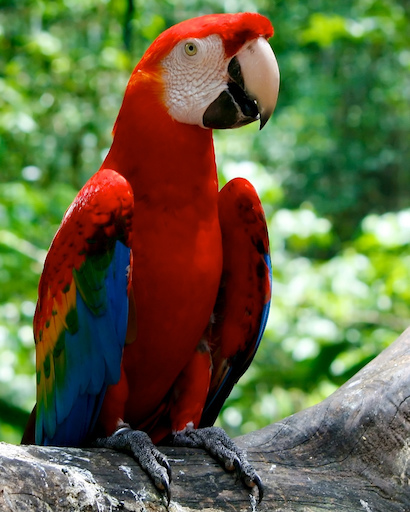
#> input picture image_gradient/data/parrot.jpg, 410 x 512 px, found by its file name
$ python imageGradient.py
#> lines starting #> are read from the running program, lines starting #| are printed output that depends on the picture
### image_gradient/utils.py
import numpy as np
import os
import errno
import matplotlib.pyplot as plt

def imread(path):
#> called with path = '../data/parrot.jpg'
    img = plt.imread(path).astype(float)

    #Remove alpha channel if it exists
    if img.ndim > 2 and img.shape[2] == 4:
        img = img[:, :, 0:3]
    #Puts images values in range [0,1]
    if img.max() > 1.0:
        img /= 255.0

    return img


# [9 lines left out: function mkdir, not called in this run]


#Thanks to ali_m from https://stackoverflow.com/questions/17190649
def gaussian(hsize=3,sigma=0.5):
    """
    2D gaussian mask - should give the same result as MATLAB's
    fspecial('gaussian',[shape],[sigma])
    """
    shape = (hsize, hsize)
    m,n = [(ss-1.)/2. for ss in shape]
    y,x = np.ogrid[-m:m+1,-n:n+1]
    h = np.exp( -(x*x + y*y) / (2.*sigma*sigma) )
    h[ h < np.finfo(h.dtype).eps*h.max() ] = 0
    sumh = h.sum()
    if sumh != 0:
        h /= sumh
    return h

### image_gradient/imageGradient.py
import numpy as np
import matplotlib.pyplot as plt
import utils
from skimage.color import rgb2gray
from scipy.ndimage import convolve

def imageGradient(img, eps=1e-10):
    """
    Return the magnitude and angle of the gradient at each pixel in the image.
    Please use mode="nearest" in your convolution.
    You may have divide by zero issues when doing arctan(gy/gx) so please use arctan(gy/(gx + eps)) instead.
    """
    fx = np.array(
        [
            [0, 0, 0],
            [-1, 0, 1],
            [0, 0, 0]
        ]
    )
    fy = np.array(
        [
            [0, -1, 0],
            [0, 0, 0],
            [0, 1, 0]
        ]
    )

    gx = convolve(img, fx, mode="nearest")
    gy = convolve(img, fy, mode="nearest")

    m = np.sqrt(np.square(gx) + np.square(gy))
    a = np.arctan(gy / (gx + eps))
    return m, a

def histogram(m, a):
    """
    Create a histogram on the distribution of gradients based on magnitude m and angle a.
    Bin the angles into 9 bins, assign each pixel to a bin, then do a sum of the pixels in each bin weighted by magnitude.
    """
    bins = [-90, -70, -50, -30, -10, 10, 30, 50, 70, 90]
    return np.histogram(np.rad2deg(a), bins=bins, weights=m)[0]

def smooth(img, sigma=2):
    """
    Use utils.gaussian with hsize = 6*sigma + 1
    The imported convolve function will also be helpful.
    """
    gaussian = utils.gaussian(hsize=6*sigma + 1, sigma=sigma)
    smoothed = convolve(img, gaussian, mode='nearest')
    return smoothed

def vis_grad(img, m, a, aHist):
    plt.figure()
    plt.subplot(2, 2, 1)
    plt.imshow(img, cmap=plt.get_cmap('gray'))
    plt.title('Image')
    plt.axis('off')

    plt.subplot(2, 2, 2)
    plt.imshow(m, cmap=plt.get_cmap('gray'))
    plt.title('Gradient magnitude')
    plt.axis('off')

    plt.subplot(2, 2, 3)
    plt.imshow(a, cmap=plt.get_cmap('viridis'))
    plt.colorbar()
    plt.title('Gradient angle')
    plt.axis('off')

    plt.subplot(2, 2, 4)
    plt.bar(np.arange(9), aHist.tolist())
    plt.title('Gradient histogram')
    plt.xlabel('Bin')
    plt.ylabel('Total magnitude')
    plt.tight_layout()
    plt.show()

if __name__ == '__main__':
    img = rgb2gray(utils.imread('../data/parrot.jpg'))
#> img: shape (512, 410) float64; min 0, max 1, mean 0.391

    m, a = imageGradient(img.copy())
#> in imageGradient, `a = np.arctan(gy / (gx + eps))`:
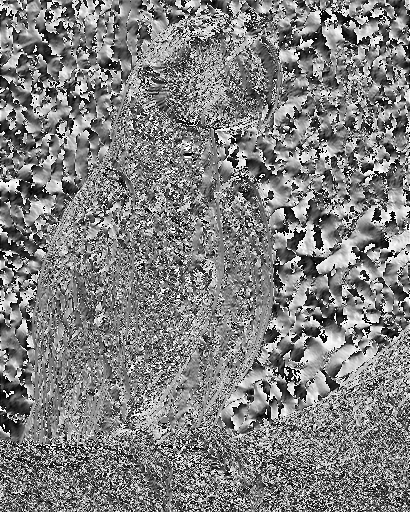
#> a: shape (512, 410) float64; min -1.57, max 1.57, mean 0.00807; drawn with min black and max white
    aHist = histogram(m, a)
#> aHist = [1620.2, 1622.6, 1509.2, 1387.4, 1530.9, 1423.2, 1519.8, 1422.2, 1526]
    vis_grad(img, m, a, aHist)

    # Same thing but with smoothing
    m, a = imageGradient(smooth(img.copy()))
#> in smooth, `smoothed = convolve(img, gaussian, mode='nearest')`:
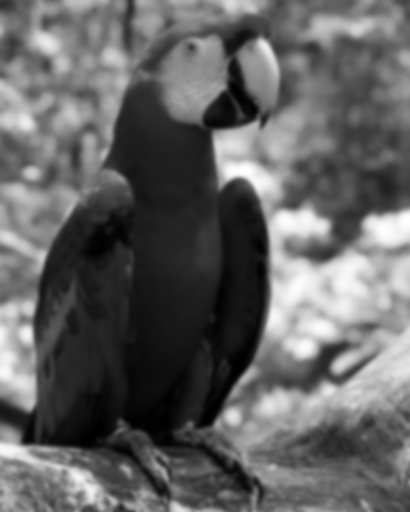
#> smoothed: shape (512, 410) float64; min 0.000441, max 0.999, mean 0.391
#> call 2 of imageGradient, with eps = 1e-10
#> in imageGradient (call 2), `fx = np.array( [ [0, 0, 0], [-1, 0, 1], [0, 0, 0] ] )`: fx = [[0, 0, 0], [-1, 0, 1], [0, 0, 0]]
#> in imageGradient (call 2), `gx = convolve(img, fx, mode="nearest")`:
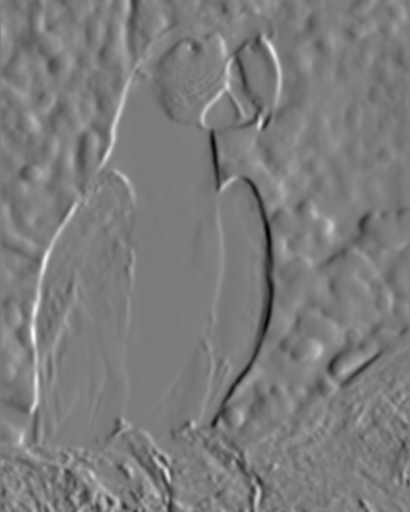
#> gx: shape (512, 410) float64; min -0.278, max 0.291, mean 0.000101; drawn with min black and max white
#> in imageGradient (call 2), `gy = convolve(img, fy, mode="nearest")`:
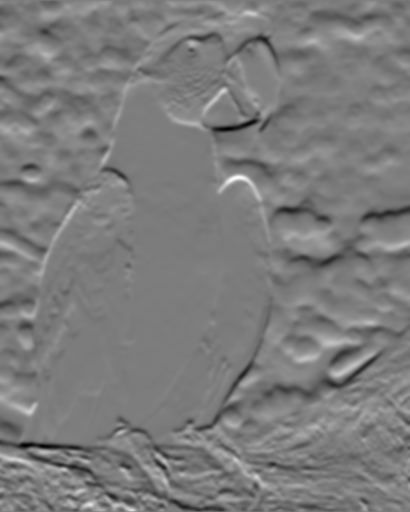
#> gy: shape (512, 410) float64; min -0.26, max 0.273, mean 0.000143; drawn with min black and max white
#> in imageGradient (call 2), `m = np.sqrt(np.square(gx) + np.square(gy))`:
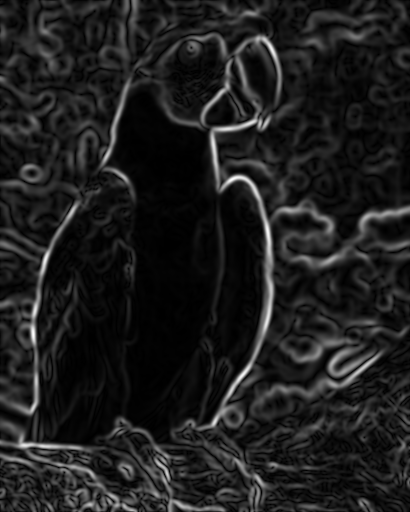
#> m: shape (512, 410) float64; min 2.09e-05, max 0.291, mean 0.0347; drawn with min black and max white
#> in imageGradient (call 2), `a = np.arctan(gy / (gx + eps))`:
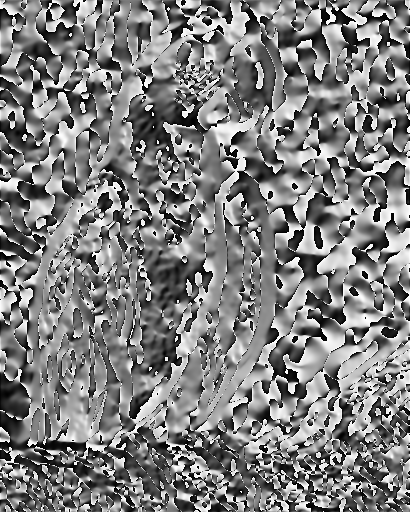
#> a: shape (512, 410) float64; min -1.57, max 1.57, mean -0.00215; drawn with min black and max white
    aHist = histogram(m, a)
#> aHist = [902.1, 855.8, 723.5, 689.5, 896.8, 795, 777.9, 792.9, 849.5]
    vis_grad(img, m, a, aHist)
#> in vis_grad (call 2), `plt.show()`:
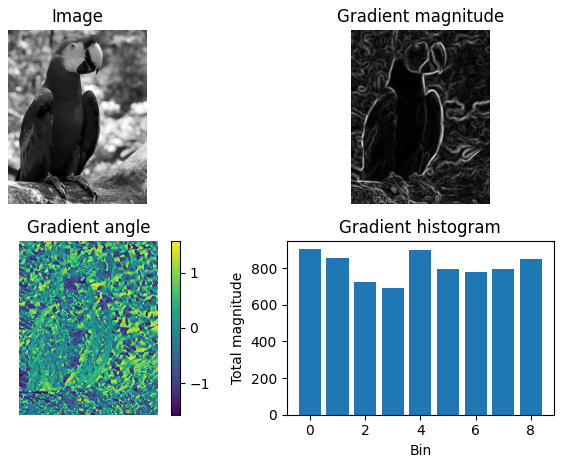
#> figure drawn by matplotlib, 5 panels; panel 5: tallest bar 902.1 high, from x = -0.4 to 0.4
